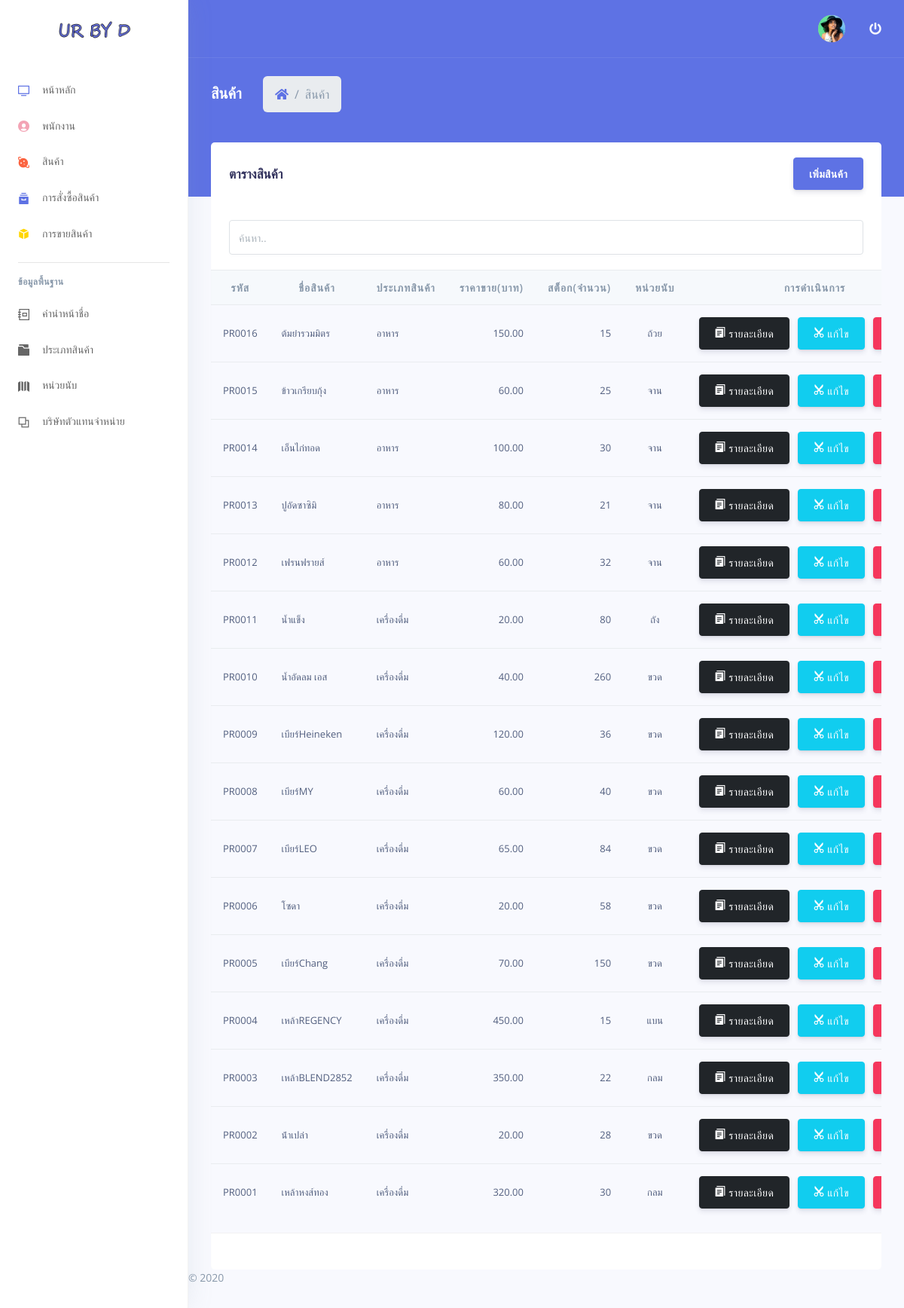
The page /staff/product.php on the database its author committed.
### tables this page shows
CREATE TABLE `aby_product` (
  `product_id` varchar(7) NOT NULL,
  `product_name` varchar(150) NOT NULL,
  `product_stock` varchar(11) NOT NULL,
  `unit_id` int(11) NOT NULL,
  `product_cost` decimal(18,2) DEFAULT NULL,
  `product_price` decimal(18,2) DEFAULT NULL,
  `category_id` int(11) NOT NULL,
  `product_description` varchar(50) DEFAULT NULL,
  `product_img` varchar(300) DEFAULT NULL
);

CREATE TABLE `aby_category` (
  `category_id` int(11) NOT NULL,
  `category_name` varchar(100) NOT NULL
);

CREATE TABLE `aby_unit` (
  `unit_id` int(11) NOT NULL,
  `unit_name` varchar(100) NOT NULL
);

### staff/product.php (the view, shortened to what this page needs)
<?php
include('header.php');
include('..\global_service\connectdb.php');
$sql = "SELECT p.*,c.category_name ,un.unit_name
        FROM aby_product p
        INNER JOIN aby_category c on c.category_id = p.category_id
        INNER JOIN aby_unit un on un.unit_id = p.unit_id
        ORDER BY product_id DESC";
$query = mysqli_query($conn,$sql);
?>
    <div class="header bg-primary pb-6">
      <div class="container-fluid">
        <div class="header-body">
          <div class="row align-items-center py-4">
            <div class="col-lg-6 col-7">
              <h6 class="h2 text-white d-inline-block mb-0">สินค้า</h6>
              <nav aria-label="breadcrumb" class="d-none d-md-inline-block ml-md-4">
                <ol class="breadcrumb breadcrumb-links breadcrumb-dark">
                  <li class="breadcrumb-item"><a href="index.php"><i class="fas fa-home"></i></a></li>
                  <li class="breadcrumb-item active" aria-current="page">สินค้า</li>
                </ol>
              </nav>
            </div>
          </div>
        </div>
      </div>
    </div>
    <div class="container-fluid mt--6">
      <div class="row">
        <div class="col">
            <div class="card-header border-0">
              <div class="row align-items-center">
                <div class="col">
                  <h3 class="mb-0">ตารางสินค้า</h3>
                </div>
                <div class="col text-right">
                  <a href="product_create.php" class="btn btn-primary">เพิ่มสินค้า</a>
                </div>
              </div>
            </div>
            <div class="card-header border-0">
              <input class="form-control" id="myInput" type="text" placeholder="ค้นหา..">
            </div>
            <div class="table-responsive">
              <table class="table align-items-center table-flush">
                <thead class="thead-light">
                  <tr>
                    <th class="name mb-0 text-sm text-center" >รหัส</th>
                    <th class="name mb-0 text-sm text-center" >ชื่อสินค้า</th>
                    <th class="name mb-0 text-sm text-center" >ประเภทสินค้า</th>
                    <th class="name mb-0 text-sm text-center" >ราคาขาย(บาท)</th>
                    <th class="name mb-0 text-sm text-center" >สต็อก(จำนวน)</th>
                    <th class="name mb-0 text-sm text-center" >หน่วยนับ</th>
                    <th class="name mb-0 text-sm text-center" >การดำเนินการ</th>
                  </tr>
                </thead>
                <tbody id="myTable" >
                <?php
                    while($result=mysqli_fetch_array($query,MYSQLI_ASSOC)){
                ?>
                  <tr>
                    <td class="budget text-center">
                        <?php echo $result["product_id"];?>
                    </td>
                    <td class="budget">
                        <?php echo $result["product_name"];?>
                    </td>
                    <td class="budget">
                        <?php echo $result["category_name"];?>
                    </td>
                    <td class="budget text-right">
                        <?php echo number_format($result["product_price"],2); ?>
                    </td>
                    <td class="budget text-right">
                        <?php echo number_format($result["product_stock"],0); ?>
                    </td>
                    <td class="budget text-center">
                        <?php echo $result["unit_name"];?>
                    </td>
                    <td class="budget text-center">
                        <a  href="product_detail.php?product_id=<?php echo $result["product_id"] ?>" class="btn btn-dark">
                        <i class="ni ni-single-copy-04"> รายละเอียด</i>
                        </a>
                        <a  href="product_edit.php?product_id=<?php echo $result["product_id"] ?>" class="btn btn-info">
                        <i class="ni ni-scissors"> แก้ไข</i>
                        </a>
                        <a href="JavaScript:if(confirm('คุณต้องการลบ <?php echo $result["product_name"];?> หรือไม่')==true){window.location='/\UrByD/service/product_service.php?action=delete_product&product_id=<?php echo $result["product_id"] ?>';}" class="btn btn-danger" ><i class="fa fa-minus-circle"></i> ลบ</i></a>
                    </td>
                  </tr>
                <?php
                    }
                ?>
                </tbody>
              </table>
            </div>
            <div class="card-footer py-4">
            </div>
          </div>
        </div>
      </div>
<?php include('footer.php');?>

### staff/header.php (shortened to what this page needs)
<!DOCTYPE html>
<html>
<head>
  <link rel="stylesheet" href="assets/vendor/nucleo/css/nucleo.css" type="text/css">
  <link rel="stylesheet" href="assets/vendor/@fortawesome/fontawesome-free/css/all.min.css" type="text/css">
  <link rel="stylesheet" href="assets/css/argon.css?v=1.2.0" type="text/css">
</head>
<body>
  <nav class="sidenav navbar navbar-vertical  fixed-left  navbar-expand-xs navbar-light bg-white" id="sidenav-main">
    <div class="scrollbar-inner">
      <div class="sidenav-header  align-items-center">
        <a class="navbar-brand" href="javascript:void(0)">
          <img src="assets/img/brand/2.jpg" class="navbar-brand-img" alt="...">
        </a>
      </div>
      <div class="navbar-inner">
        <div class="collapse navbar-collapse" id="sidenav-collapse-main">
          <ul class="navbar-nav">
            <li class="nav-item">
              <a class="nav-link" href="index.php">
                <i class="ni ni-tv-2 text-primary"></i>
                <span class="nav-link-text">หน้าหลัก</span>
              </a>
            </li>
            <li class="nav-item">
              <a class="nav-link" href="staff.php">
                <i class="ni ni-circle-08 text-pink"></i>
                <span class="nav-link-text">พนักงาน</span>
              </a>
            </li>
            <li class="nav-item">
              <a class="nav-link" href="product.php">
                <i class="ni ni-planet text-orange"></i>
                <span class="nav-link-text">สินค้า</span>
              </a>
            </li>
            <li class="nav-item">
              <a class="nav-link" href="purchase_order.php">
                <i class="ni ni-archive-2 text-primary"></i>
                <span class="nav-link-text">การสั่งซื้อสินค้า</span>
              </a>
            </li>
            <li class="nav-item">
              <a class="nav-link" href="order_wait_for_payment.php">
                <i class="ni ni-app text-yellow"></i>
                <span class="nav-link-text">การขายสินค้า</span>
              </a>
            </li>
          </ul>
          <hr class="my-3">
          <h6 class="navbar-heading p-0 text-muted">
            <span class="docs-normal">ข้อมูลพื้นฐาน</span>
          </h6>
          <ul class="navbar-nav mb-md-3">
            <li class="nav-item">
              <a class="nav-link" href="prefix.php" >
                <i class="ni ni-collection"></i>
                <span class="nav-link-text">คำนำหน้าชื่อ</span>
              </a>
            </li>
            <li class="nav-item">
              <a class="nav-link" href="category.php" >
                <i class="ni ni-folder-17"></i>
                <span class="nav-link-text">ประเภทสินค้า</span>
              </a>
            </li>
            <li class="nav-item">
              <a class="nav-link" href="unit.php" >
                <i class="ni ni-map-big"></i>
                <span class="nav-link-text">หน่วยนับ</span>
              </a>
            </li>
            <li class="nav-item">
              <a class="nav-link" href="supplier.php" >
                <i class="ni ni-ungroup"></i>
                <span class="nav-link-text">บริษัทตัวแทนจำหน่าย</span>
              </a>
            </li>
          </ul>
        </div>
      </div>
    </div>
  </nav>
  <div class="main-content" id="panel">
    <nav class="navbar navbar-top navbar-expand navbar-dark bg-primary border-bottom">
      <div class="container-fluid">
        <div class="collapse navbar-collapse" id="navbarSupportedContent">
          <ul class="navbar-nav align-items-center  ml-auto ml-md-0 ">
            <li class="nav-item dropdown">
              <a class="nav-link pr-0" href="#" role="button" data-toggle="dropdown" aria-haspopup="true" aria-expanded="false">
                <div class="media align-items-center">
                  <span class="avatar avatar-sm rounded-circle">
                    <img alt="Image placeholder" src="assets/img/theme/team-4.jpg">
                  </span>
                </div>
              </a>
            </li>
            <li class="nav-item dropdown">
            <a class="nav-link pr-0" href="javascript:$('#form_logout').submit();" >
                <div class="media align-items-center">
                  <div class="media-body  ml-2  d-none d-lg-block">
                    <i class="fa fa-power-off"></i>
                  </div>
                </div>
              </a>
            </li>
          </ul>
        </div>
      </div>
    </nav>

### staff/footer.php (shortened to what this page needs)
<footer class="footer pt-0">
        <div class="row align-items-center justify-content-lg-between">
          <div class="col-lg-6">
            <div class="copyright text-center  text-lg-left  text-muted">
              &copy; 2020
            </div>
          </div>
        </div>
      </footer>
    </div>
</body>
</html>

### rows shown on the page
aby_product: product_id "PR0016", product_name "ต้มยำรวมมิตร", category.category_name "อาหาร", product_price "150.00", product_stock "15", unit.unit_name "ถ้วย"
aby_product: product_id "PR0015", product_name "ข้าวเกรียบกุ้ง", category.category_name "อาหาร", product_price "60.00", product_stock "25", unit.unit_name "จาน"
aby_product: product_id "PR0014", product_name "เอ็นไก่ทอด", category.category_name "อาหาร", product_price "100.00", product_stock "30", unit.unit_name "จาน"
aby_product: product_id "PR0013", product_name "ปูอัดซาซิมิ", category.category_name "อาหาร", product_price "80.00", product_stock "21", unit.unit_name "จาน"
aby_product: product_id "PR0012", product_name "เฟรนฟรายส์", category.category_name "อาหาร", product_price "60.00", product_stock "32", unit.unit_name "จาน"
aby_product: product_id "PR0011", product_name "น้ำแข็ง", category.category_name "เครื่องดื่ม", product_price "20.00", product_stock "80", unit.unit_name "ถัง"
aby_product: product_id "PR0010", product_name "น้ำอัดลม เอส", category.category_name "เครื่องดื่ม", product_price "40.00", product_stock "260", unit.unit_name "ขวด"
aby_product: product_id "PR0009", product_name "เบียร์Heineken", category.category_name "เครื่องดื่ม", product_price "120.00", product_stock "36", unit.unit_name "ขวด"
aby_product: product_id "PR0008", product_name "เบียร์MY", category.category_name "เครื่องดื่ม", product_price "60.00", product_stock "40", unit.unit_name "ขวด"
aby_product: product_id "PR0007", product_name "เบียร์LEO", category.category_name "เครื่องดื่ม", product_price "65.00", product_stock "84", unit.unit_name "ขวด"
aby_product: product_id "PR0006", product_name "โซดา", category.category_name "เครื่องดื่ม", product_price "20.00", product_stock "58", unit.unit_name "ขวด"
aby_product: product_id "PR0005", product_name "เบียร์Chang", category.category_name "เครื่องดื่ม", product_price "70.00", product_stock "150", unit.unit_name "ขวด"
aby_product: product_id "PR0004", product_name "เหล้าREGENCY", category.category_name "เครื่องดื่ม", product_price "450.00", product_stock "15", unit.unit_name "แบน"
aby_product: product_id "PR0003", product_name "เหล้าBLEND2852", category.category_name "เครื่องดื่ม", product_price "350.00", product_stock "22", unit.unit_name "กลม"
aby_product: product_id "PR0002", product_name "น้ําเปล่า", category.category_name "เครื่องดื่ม", product_price "20.00", product_stock "28", unit.unit_name "ขวด"
aby_product: product_id "PR0001", product_name "เหล้าหงส์ทอง", category.category_name "เครื่องดื่ม", product_price "320.00", product_stock "30", unit.unit_name "กลม"
